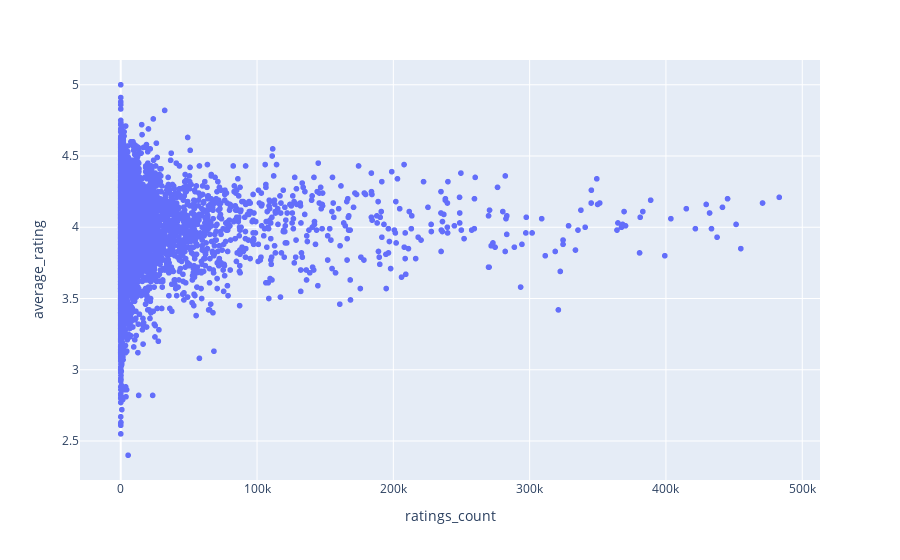

Notebook cell for this chart:
### Code cell
fig2 = px.scatter(df2, x="ratings_count", y="average_rating")
fig2.show()

### Figure 1 — Plotly figure (JSON) as saved in the notebook; plotly's stock layout.template omitted (floating-point values rounded to 4 significant figures; data arrays with more than 128 entries replaced by an {"elided": "..."} marker saying what was removed)
{"data": [{"hovertemplate": "ratings_count=%{x}<br>average_rating=%{y}<extra></extra>", "legendgroup": "", "marker": {"color": "#636efa", "symbol": "circle"}, "mode": "markers", "name": "", "showlegend": false, "type": "scattergl", "x": {"elided": "10457 int values"}, "xaxis": "x", "y": {"elided": "10457 float values"}, "yaxis": "y"}], "layout": {"legend": {"tracegroupgap": 0}, "margin": {"t": 60}, "xaxis": {"anchor": "y", "domain": [0, 1], "title": {"text": "ratings_count"}}, "yaxis": {"anchor": "x", "domain": [0, 1], "title": {"text": "average_rating"}}}}
